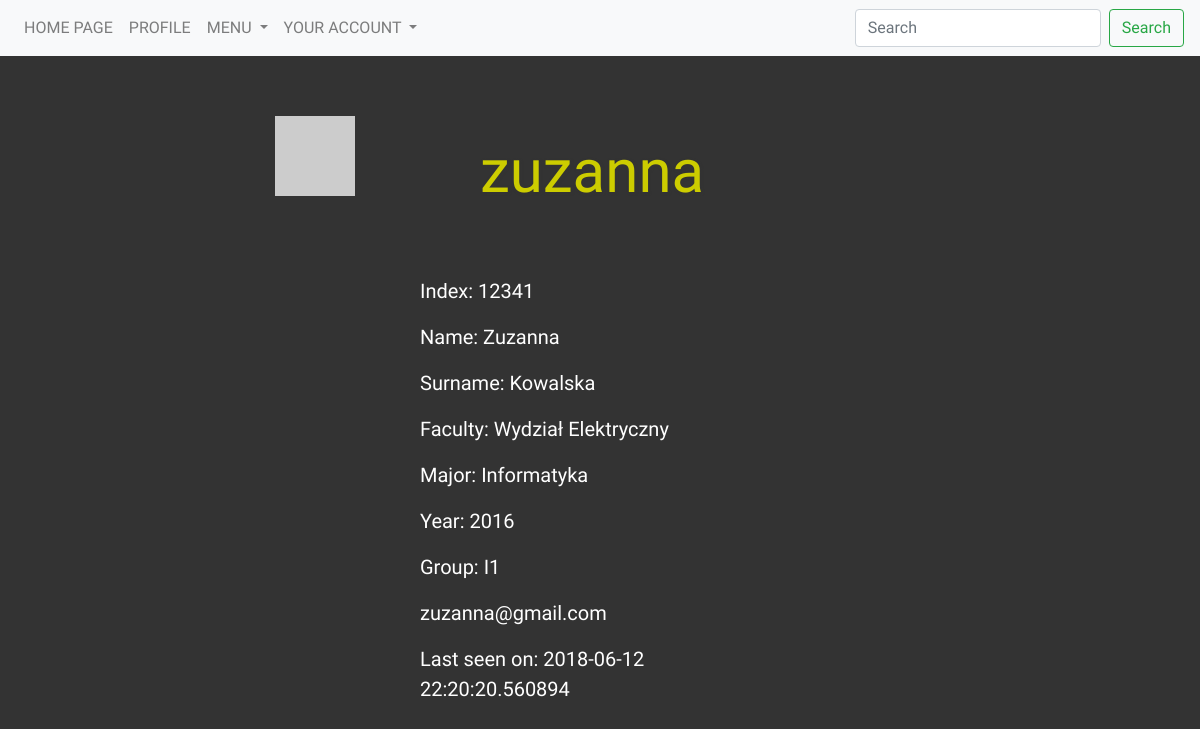
The page /students/1 (signed in) on the database its author committed.
### models.py (models this page shows, shortened)
class User(db.Model, UserMixin):
    __tablename__ = 'user'
    __searchable__ = ['username']
    id = Column(Integer, autoincrement=True, primary_key=True)
    username = Column(String(25), default='', unique=True)
    active = Column(Boolean, default=True)
    email = Column(String(200), unique=True)
    password = Column(String(200), default='')
    admin = Column(Boolean, default=False)
    confirmed = Column(db.Boolean, nullable=False, default=False)
    confirmed_on = Column(db.DateTime, nullable=True)
    registered_on = Column(db.DateTime, nullable=False)
    about_me = Column(String(140))
    last_seen = Column(DateTime, default=datetime.utcnow)
    student_id = db.Column(db.Integer, db.ForeignKey('student.id'), unique=True)
    def get_id(self):
        return self.id
    def avatar(self, size):
        digest = md5(self.email.lower().encode('utf-8')).hexdigest()
        return 'https://www.gravatar.com/avatar/{}?d=identicon&s={}'.\
            format(digest, size)

class Student(db.Model):
    __tablename__ = 'student'
    __searchable__ = ['name', 'surname']
    id = Column(Integer, autoincrement=True, primary_key=True)
    index = Column(Integer, unique=True)
    name = Column(String(25), default='')
    surname = Column(String(25), default='')
    faculty_id = db.Column(db.Integer, db.ForeignKey('faculty.id'), nullable=False)
    major_id = db.Column(db.Integer, db.ForeignKey('major.id'), nullable=False)
    year_id = db.Column(db.Integer, db.ForeignKey('year.id'), nullable=False)
    group_id = db.Column(db.Integer, db.ForeignKey('group.id'), nullable=False)
    user = db.relationship('User', backref='student')

class Faculty(db.Model):
    __tablename__ = 'faculty'
    __searchable__ = ['name']
    id = Column(Integer, autoincrement=True, primary_key=True )
    name = Column(String(100), default='')
    major = db.relationship('Major', backref='faculty')
    year = db.relationship('Year', backref='faculty')
    group = db.relationship('Group', backref='faculty')
    student = db.relationship('Student', backref='faculty')

class Major(db.Model):
    __tablename__ = 'major'
    __searchable__ = ['name']
    id = Column(Integer, autoincrement=True, primary_key=True)
    name = Column(String(50), default='')
    year = db.relationship('Year', backref='major')
    group = db.relationship('Group', backref='major')
    student = db.relationship('Student', backref='major')
    faculty_id = db.Column(db.Integer, db.ForeignKey('faculty.id'), nullable=False)

class Year(db.Model):
    __tablename__ = 'year'
    __searchable__ = ['nr']
    id = Column(Integer, autoincrement=True, primary_key=True)
    nr = Column(String(4), default='')
    group = db.relationship('Group', backref='year')
    student = db.relationship('Student', backref='year')
    faculty_id = db.Column(db.Integer, db.ForeignKey('faculty.id'), nullable=False)
    major_id = db.Column(db.Integer, db.ForeignKey('major.id'), nullable=False)
    secretary_id = db.Column(db.Integer, db.ForeignKey('secretary.id'), nullable=False)

class Group(db.Model):
    __tablename__ = 'group'
    __searchable__ = ['subject']
    id = Column(Integer, autoincrement=True, primary_key=True)
    name = Column(String(10), default='')
    student = db.relationship('Student', backref='group')
    faculty_id = db.Column(db.Integer, db.ForeignKey('faculty.id'), nullable=False)
    major_id = db.Column(db.Integer, db.ForeignKey('major.id'), nullable=False)
    year_id = db.Column(db.Integer, db.ForeignKey('year.id'), nullable=False)

### views/students.py (the view)
@app.route('/students/<int:id>', methods=['GET'])
@login_required
def student(id):
    student = Student.query.filter(Student.id == id).first()
    user = User.query.filter(User.id == student.id + 1).first()
    return render_template('faculty/students/profile.html', user=user, student=student, current_user=current_user)

### views/user.py (called while the page is built)
@lm.user_loader
def load_user(user_id):
    return User.query.filter(User.id == user_id).first()

@app.before_request
def before_request():
    if current_user.is_authenticated:
        current_user.last_seen = datetime.utcnow()
        db.session.commit()

### templates/faculty/students/profile.html (shortened to what this page needs)
{% extends "_base.html" %}
{% block content %}
    <div class="row">
        <div class="offset-md-2 col-md-2">
            <img class="avatar" src="{{ user.avatar(128) }}">
        </div>
    <br>
        <div class="content col-md-4">
            <h2 style="color: #cccc00">{{ user.username }}</h2>
            <p> Index: {{ student.index }}</p>
            <p> Name: {{ student.name }}</p>
            <p> Surname: {{ student.surname }}</p>
            <p> Faculty: {{ student.faculty.name }}</p>
            <p> Major: {{ student.major.name }}</p>
            <p> Year: {{ student.year.nr }}</p>
            <p> Group: {{ student.group.name }}</p>
            <p><a class="u-email" href="mailto:{{ user.email }}">{{user.email }}</a></p>
                {% if user.last_seen %}<p>Last seen on: {{ user.last_seen}}</p>{% endif %}
        <br>
    </div>
{% endblock %}

### static/css/base.css (style rules this page uses)
body { background-color: #333333; padding-top: 55px; }
h2 { color: #cccc00; font-family: 'Oswald', sans-serif; font-size: 60px; text-shadow: 1px 1px 3px #333333; padding: 60px; }
.content { color: white; font-family: 'Oswald', sans-serif; font-size: 20px; }

### static/css/profile.css (style rules this page uses)
.avatar { padding: 20px 500px 0px; }
.u-email { color: #ffffff; }

### templates/faculty/students/profile.html (style rules this page uses)
.content { padding: 20px; }
.avatar { padding: 60px; }

### rows shown on the page
User: username "zuzanna", email "zuzanna@gmail.com", last_seen "2018-06-12 22:20:20.560894"
Student: index "12341", name "Zuzanna", surname "Kowalska"
Faculty: faculty.name "Wydział Elektryczny"
Major: major.name "Informatyka"
Year: year.nr "2016"
Group: group.name "I1"
